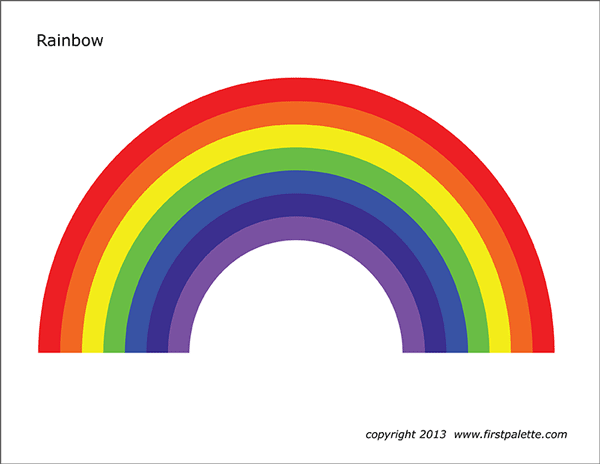
#> input picture example.png, 600 x 464 px
$ python orginal_approach.py example.png 3
#> lines starting #> are read from the running program, lines starting #| are printed output that depends on the picture
from collections import defaultdict as dd
from sys import argv
from PIL import Image
from PIL import ImageFilter
from pprint import pprint as pp

#im = Image.open

def load_image(path):
#> called with path = 'example.png'
    im = Image.open(path)
#> im is the input picture: PIL image 600x464 P; mean R, G, B 224, 205.3, 194.1
    return im

def normalize_brightness(im):
    im = im.convert('HSV')
    for i in range(im.width):
        for j in range(im.height):
            h,s,v = im.getpixel((i,j))
            im.putpixel((i,j),(h,s,100))
    return im

def blur(im,radius):
    im = im.convert(mode='RGB')
    return im.filter(ImageFilter.GaussianBlur(radius))

def quantize(im, num_colors):
#> called with num_colors = 3
    im = im.convert(mode='RGB')
    im = im.quantize(colors=num_colors)
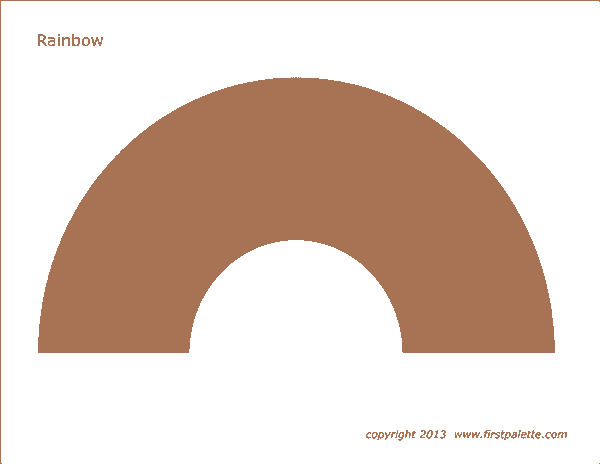
#> im: PIL image 600x464 P; mean R, G, B 225.3, 207.2, 196.7
    return im

def stats(im):
    im = im.convert(mode='RGB')
    cnt = dd(int)
    n = im.width
#> n = 600
    m = im.height
#> m = 464
    for i in range(n):
        for j in range(m):
            cnt[im.getpixel((i,j))] += 1
    num_pixels = n*m
#> num_pixels = 278400
    res = {}
    for key in cnt:
        res[key] = round(cnt[key]/num_pixels*100,2)
    return res

if __name__ == "__main__":
    if len(argv) < 3:
        print("Wrong number of arguments!\n")
        print("Usage:")
        print("Example:")
        print("         python main.py example.png 6")
        print("OR:")
        print("         python main.py example.png 6")
        exit()
    fname = argv[1]
    num_colors = int(argv[2])
    im = load_image(fname)
    im.show()
    """
    im = normalize_brightness(im)
    im.show()
    im = blur(im,1)
    im.show()
    """
    im = quantize(im, num_colors)
    im.show()
    st = stats(im)
#> st = {(168, 115, 84): 34.12, (254, 255, 255): 1.45, (255, 255, 255): 64.43}
    pp(st)
#| {(168, 115, 84): 34.12, (254, 255, 255): 1.45, (255, 255, 255): 64.43}
